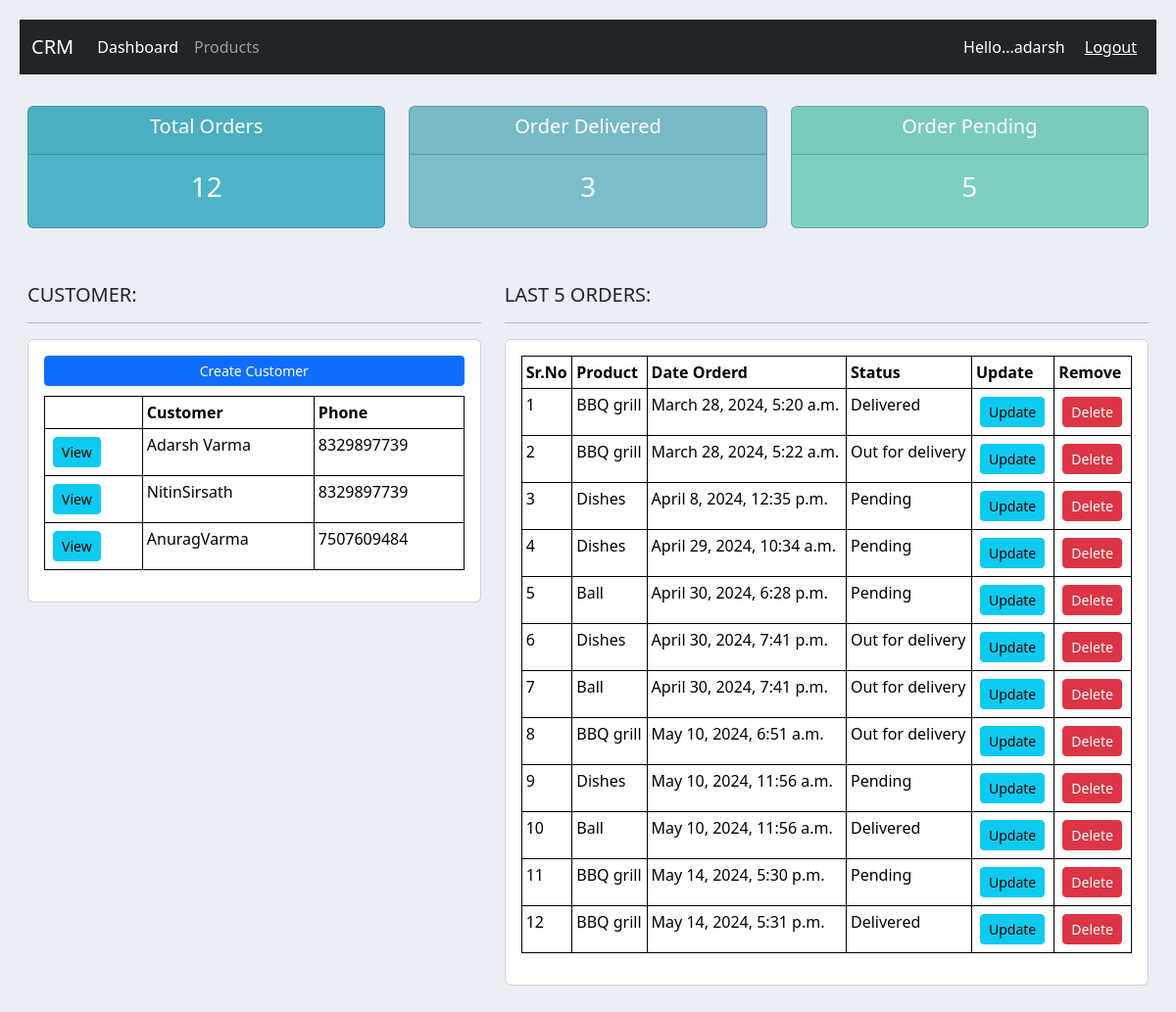
The app's page / (signed in), older data.
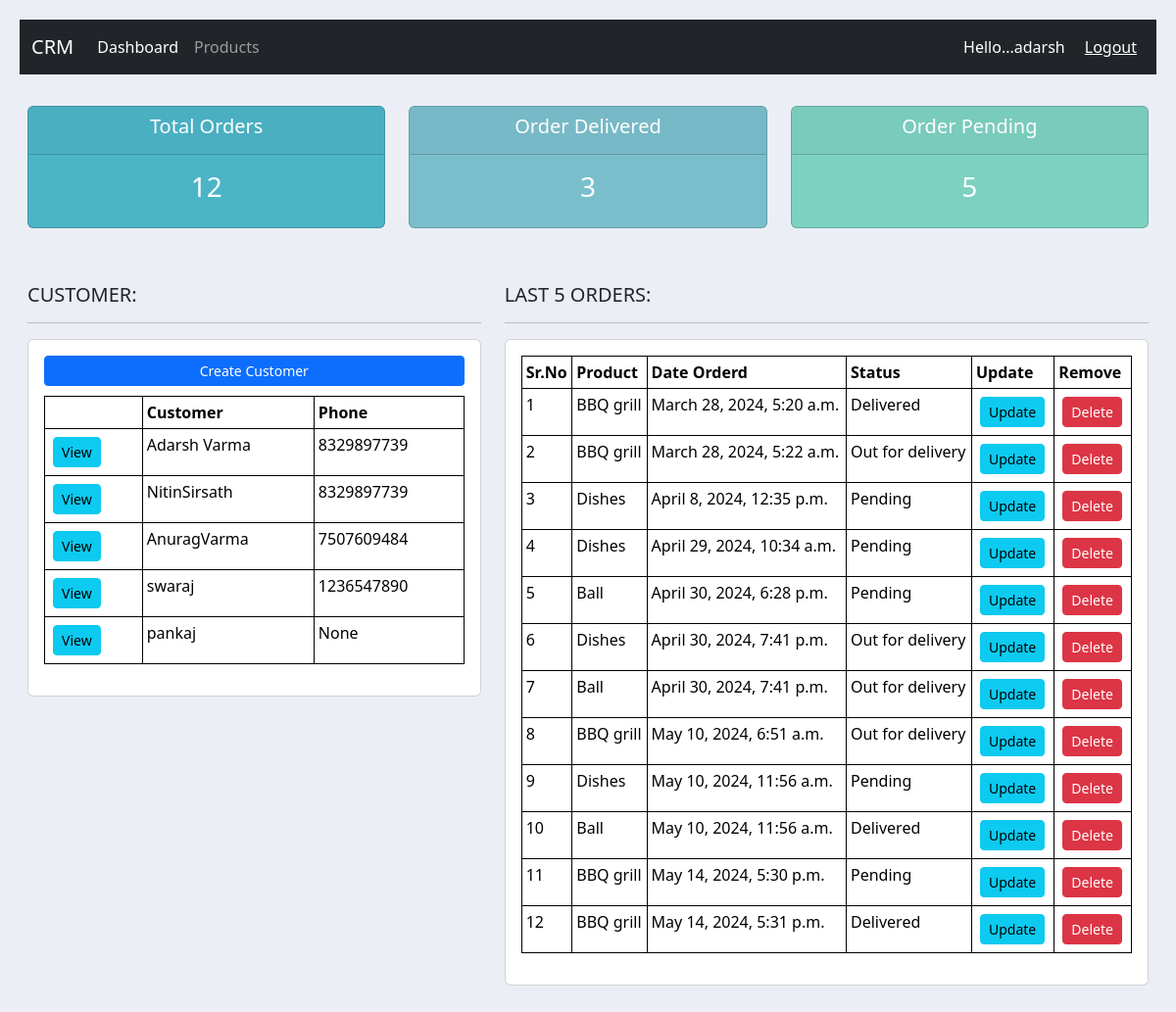
The same page, newer data.
### accounts/models.py (models this page shows, shortened)
class Customer(models.Model):
    user = models.OneToOneField(User, null = True, blank = True, on_delete=models.CASCADE)
    name = models.CharField(max_length=200, null = True)
    phone = models.CharField(max_length=200, null = True)
    email = models.EmailField(max_length=200, null = True)
    profile_pic = models.ImageField(default = "default-image.jpg", null = True, blank = True)
    date_created = models.DateTimeField(auto_now_add=True, null = True)

class Order(models.Model):
    STATUS = (
        ('Pending','Pending'),
        ('Out for delivery','Out for delivery'),
        ('Delivered','Delivered'),
    )
    customer = models.ForeignKey(Customer, null= True, on_delete= models.SET_NULL)
    product = models.ForeignKey(Product, null= True, on_delete= models.SET_NULL)
    date_created = models.DateTimeField(auto_now_add=True, null = True)
    status = models.CharField(max_length = 200, null = True, choices = STATUS)

class Product(models.Model):
    CATEGORY = (
        ('Indoor','Indoor'),
        ('Outdoor','Outdoor'),
    )
    name = models.CharField(max_length=200, null = True)
    price = models.FloatField(null = True)
    category = models.CharField(max_length=200, null = True, choices = CATEGORY)
    description = models.TextField(max_length=200, null = True, blank=True)
    date_created = models.DateTimeField(auto_now_add=True, null = True)
    tag = models.ManyToManyField(Tag)
    def __str__(self):
        return self.name

### accounts/decorators.py (the view)
    def wrapper_function(request, *args, **kwargs):
        group = None
        if request.user.groups.exists():
            group = request.user.groups.all()[0].name
        if group == 'customer':
            return redirect('user-page')
        if group == 'admin':
            return view_func(request, *args, **kwargs)

### accounts/views.py (called while the page is built)
@login_required(login_url='login')
@admin_only
def home(request):
    orders = Order.objects.all()
    customers = Customer.objects.all()
    total_customers = customers.count()
    total_orders = orders.count()
    delivered = orders.filter(status = 'Delivered').count()
    pending = orders.filter(status = 'Pending').count()
    context = {'orders':orders, 'customers':customers, 'total_orders':total_orders, 'delivered':delivered, 'pending':pending}
    return render(request, "accounts/dashboard.html", context)

### accounts/templates/accounts/dashboard.html
{% extends "accounts/base.html" %}
{% block start %}
{% include "accounts/status.html" %}
<br>
{% load static %}
<div class="row  p-2" >
    <div class="col-md-5">
        <h5>CUSTOMER:</h5>
        <hr>
        <div class="card card-body">
            <a class="btn btn-primary btn-sm btn-block" href="">Create Customer
            </a>
            <table class="table table-sm">
                <tr>
                    <th></th>
                    <th>Customer</th>
                    <th>Phone</th>
                </tr>
                {% for customer in customers %}
                    <tr>
                        <td><a class="btn btn-sm btn-info m-1" href="{% url 'customer' customer.id %}">View</a></td>
                        <td>{{customer.name}}</td>
                        <td>{{customer.phone}}</td>
                    </tr>
                {% endfor %}
            </table>
        </div>
    </div>
    <div class="col-md-7">
        <h5>LAST 5 ORDERS:</h5>
        <hr>
        <div class="card card-body">
            <table class="table table-sm">
                <tr>
                    <th>Sr.No</th>
                    <th>Product</th>
                    <th>Date Orderd</th>
                    <th>Status</th>
                    <th>Update</th>
                    <th>Remove</th>
                </tr>
                {% for order in orders %}
                    <tr>
                        <td>{{forloop.counter}}</td>
                        <td>{{order.product}}</td>
                        <td>{{order.date_created}}</td>
                        <td>{{order.status}}</td>
                        <td><a class="btn btn-sm btn-info m-1" href="{% url 'update_order' order.id %}">Update</a></td>
                        <td><a class="btn btn-sm btn-danger m-1" href="{% url 'delete_order' order.id %}">Delete</a></td>
                    </tr>
                {% endfor %}
            </table>
        </div>
    </div>
</div>
{% endblock %}

### accounts/templates/accounts/base.html (shortened to what this page needs)
<!DOCTYPE html>
{% load static %}
<html lang="en">
<head>
    <link href="https://cdn.jsdelivr.net/npm/bootstrap@5.3.3/dist/css/bootstrap.min.css" rel="stylesheet" integrity="
    sha384-QWTKZyjpPEjISv5WaRU9OFeRpok6YctnYmDr5pNlyT2bRjXh0JMhjY6hW+ALEwIH">
    <link rel="stylesheet" href="{% static '/css/base.css' %}">
</head>
<body>
    {% include "accounts/navbar.html" %}
    {% block start %}
    {% endblock %}
</body>
</html>

### accounts/templates/accounts/navbar.html (shortened to what this page needs)
<nav class="navbar navbar-expand-lg navbar-dark bg-dark">
    <div class="container-fluid">
      <a class="navbar-brand" href="https://brokennest-production.up.railway.app">CRM</a>
      <div class="collapse navbar-collapse" id="navbarNav">
        <ul class="navbar-nav">
          {% if request.user.is_staff %}
          <li class="nav-item">
            <a class="nav-link active" aria-current="page" href="{% url 'home' %}">Dashboard</a>
          </li>
          <li class="nav-item">
            <a class="nav-link" href="{% url 'products' %}">Products</a>
          </li>
          {% else %}
          <li class="nav-item">
            <a class="nav-link" href="{% url 'account' %}">Settings</a>
          </li>
          {% endif %}
        </ul>
      </div>
    </div>
    <span class="hello-msg">Hello...{{request.user}}</span>
    <span ><a class="hello-msg" href="{% url 'logout' %}">Logout</a></span>
  </nav>

### accounts/templates/accounts/status.html
<br>
<div class="row p-2">
    <div class="col">
        <div class="col-md">
            <div class="card text-center text-white mb-3" id="total-orders">
                <div class="card-header">
                    <h5 class="card-title">Total Orders</h5>
                </div>
                <div class="card-body">
                    <h3 class="card-title">{{total_orders}}</h3>
                </div>
            </div>
        </div>
    </div>
    <div class="col">
        <div class="col-md">
            <div class="card text-center text-white mb-3" id="orders-delivered">
                <div class="card-header">
                    <h5 class="card-title">Order Delivered</h5>
                </div>
                <div class="card-body">
                    <h3 class="card-title">{{delivered}}</h3>
                </div>
            </div>
        </div>
    </div>
    <div class="col">
        <div class="col-md">
            <div class="card text-center text-white mb-3" id="orders-pending">
                <div class="card-header">
                    <h5 class="card-title">Order Pending</h5>
                </div>
                <div class="card-body">
                    <h3 class="card-title">{{pending}}</h3>
                </div>
            </div>
        </div>
    </div>
</div>

### static/css/base.css (style rules this page uses)
* { padding:0; margin:0; box-sizing: border-box; }
body { background-color: #ebeff5; padding:20px; }
#total-orders { background-color: #4cb4c7; }
#orders-delivered { background-color: #7abecc; }
#orders-pending { background-color: #7cd1c0; }
.card-body a.btn { margin-bottom: 10px; }
table, th, td { border: 1px solid black; }

### accounts/templates/accounts/navbar.html (style rules this page uses)
.hello-msg { font: size 18px; color: #fff; margin-right: 20px; }

Row changes from the older to the newer data that the page shows:
added Customer: name "swaraj", phone "1236547890"
added Customer: name "pankaj", phone "None"
